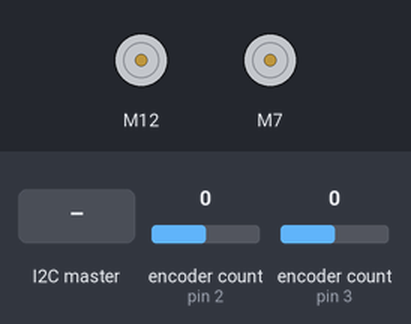
Bench run of a sketch on a simulated Arduino Uno, built with avr-gcc and run on an emulated ATmega328P. Parts: 2 × DC motor (green arrow = forward, orange = backward, longer = faster). The test bench sets the inputs (shaded band); at power-on: encoder count (sensors on pin 2, pin 3) 0. What the sketch prints to the serial monitor is not drawn.

Above: at 1.2 s.
1.3 s: the I2C master sends the byte 1
2.8 s: the I2C master sends the byte 0
At 3.3 s:
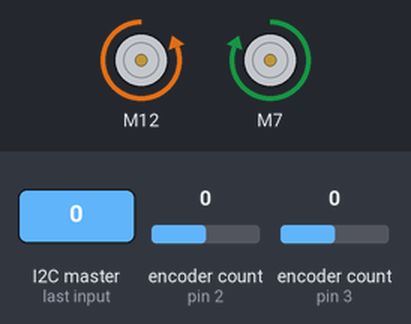
Timing chart, 0 to 5.8 s (numbered marks = the images above; inputs shaded):
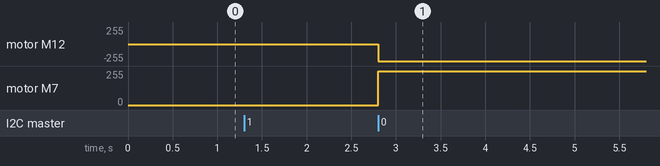

Measured:
- after the input at 2.8 s, motor M12: stopped → backward 255/255 at once; motor M7: stopped → forward 255/255 at once

The sketch:

I2CSlaveMotorDriver.ino
```cpp
#include <Encoder.h>
#include <SparkFun_TB6612.h>
#include <Wire.h>

#define AIN1 12
#define BIN1 7
#define AIN2 4
#define BIN2 8
#define PWMA 5
#define PWMB 6
#define STBY 9
#define ENC1A 2
#define ENC1B 10
#define ENC2A 3
#define ENC2B 13

const int offsetA = -1;
const int offsetB = 1;
const double radius = 2;    // radius of the wheel in inches
const double axel = 10;
const int cpr = 8400;
const int res = 10;

Motor motor1 = Motor(AIN1, AIN2, PWMA, offsetA, STBY);
Motor motor2 = Motor(BIN1, BIN2, PWMB, offsetB, STBY);

Encoder encLeft(ENC1A, ENC1B);
Encoder encRight(ENC2A, ENC2B);

byte slave_address = 7;
byte CMD_ON = 0x00;
byte CMD_OFF = 0x01;

void setup() {
  // Start I2C Bus as Slave
  Wire.begin(slave_address);
  Wire.onReceive(receiveEvent);

  Serial.begin(9600);
  Serial.println("Encoder Test:");
}

long positionLeft = -999;
long positionRight = -999;

void loop() {

}
void receiveEvent(int howMany) {
  byte cmd = Wire.read();
  if (cmd == CMD_ON){
    forward(6);
  }
  else if(cmd == CMD_OFF){
    motor1.brake();
    motor2.brake();
  }
}

void forward(int dist)
{
  long rotations = dist/(2*PI*radius);
  long LeftFinalPos = positionLeft + rotations*res;
  long RightFinalPos = positionRight + rotations*res;

  motor1.drive(255);
  motor2.drive(255);
  while (positionLeft < LeftFinalPos || positionRight < RightFinalPos)
  {
    positionLeft = -encLeft.read()/(cpr/res);
    positionRight = encRight.read()/(cpr/res);

    if (positionLeft >= LeftFinalPos){
        motor1.brake();
    }

    if (positionRight >= RightFinalPos){
        motor2.brake();
    }
  }
}

void reverse(int dist)
{
  long rotations = dist/(2*PI*radius);
  long LeftFinalPos = positionLeft - rotations*res;
  long RightFinalPos = positionRight - rotations*res;

  motor1.drive(-255);
  motor2.drive(-255);

  while (positionLeft > LeftFinalPos || positionRight > RightFinalPos)
  {
    positionLeft = -encLeft.read()/(cpr/res);
    positionRight = encRight.read()/(cpr/res);

    if (positionLeft <= LeftFinalPos){
        motor1.brake();
    }

    if (positionRight <= RightFinalPos){
        motor2.brake();
    }
  }
}

void turnLeft(int deg)
{
  int steps = axel/radius/720*deg*res;
  long LeftFinalPos = positionLeft + steps;
  long RightFinalPos = positionRight - steps;
  motor1.drive(255);
  motor2.drive(-255);

  while (positionLeft < LeftFinalPos || positionRight > RightFinalPos)
  {
    positionLeft = -encLeft.read()/(cpr/res);
    positionRight = encRight.read()/(cpr/res);

    if (positionLeft >= LeftFinalPos){
        motor1.brake();
    }

    if (positionRight <= RightFinalPos){
        motor2.brake();
    }
  }
}

void turnRight(int deg)
{
  int steps = axel/radius/720*deg*res;
  long LeftFinalPos = positionLeft - steps;
  long RightFinalPos = positionRight + steps;

  motor1.drive(-255);
  motor2.drive(255);

  while (positionLeft > LeftFinalPos || positionRight < RightFinalPos)
  {
    positionLeft = -encLeft.read()/(cpr/res);
    positionRight = encRight.read()/(cpr/res);

    if (positionLeft <= LeftFinalPos){
        motor1.brake();
    }

    if (positionRight >= RightFinalPos){
        motor2.brake();
    }
  }
}
```
